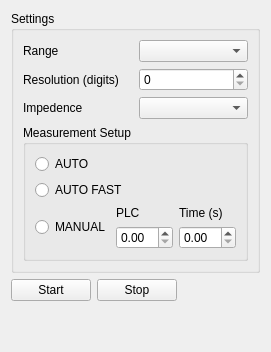
      <widget class="QWidget" name="dcv_tab">
       <property name="enabled">
        <bool>true</bool>
       </property>
       <attribute name="title">
        <string>DCV</string>
       </attribute>
       <layout class="QVBoxLayout" name="verticalLayout_4">
        <item>
         <widget class="QGroupBox" name="dcv_sett_groupbox">
          <property name="title">
           <string>Settings</string>
          </property>
          <layout class="QVBoxLayout" name="verticalLayout_5">
           <item>
            <layout class="QHBoxLayout" name="horizontalLayout_6">
             <item>
              <widget class="QLabel" name="label_2">
               <property name="text">
                <string>Range</string>
               </property>
              </widget>
             </item>
             <item>
              <widget class="QComboBox" name="dcv_range_combobox"/>
             </item>
            </layout>
           </item>
           <item>
            <layout class="QHBoxLayout" name="horizontalLayout_7">
             <item>
              <widget class="QLabel" name="label_3">
               <property name="text">
                <string>Resolution (digits)</string>
               </property>
              </widget>
             </item>
             <item>
              <widget class="QSpinBox" name="dcv_resol_spinbox"/>
             </item>
            </layout>
           </item>
           <item>
            <layout class="QHBoxLayout" name="horizontalLayout_8">
             <item>
              <widget class="QLabel" name="label_4">
               <property name="text">
                <string>Impedence</string>
               </property>
              </widget>
             </item>
             <item>
              <widget class="QComboBox" name="dcv_imp_combobox"/>
             </item>
            </layout>
           </item>
           <item>
            <widget class="QGroupBox" name="dcv_meas_groupbox">
             <property name="title">
              <string>Measurement Setup</string>
             </property>
             <layout class="QVBoxLayout" name="verticalLayout_6">
              <item>
               <widget class="QRadioButton" name="dcv_auto_radiobutton">
                <property name="text">
                 <string>AUTO</string>
                </property>
               </widget>
              </item>
              <item>
               <widget class="QRadioButton" name="dcv_autofast_radiobutton">
                <property name="text">
                 <string>AUTO FAST</string>
                </property>
               </widget>
              </item>
              <item>
               <layout class="QHBoxLayout" name="horizontalLayout_9">
                <item>
                 <widget class="QRadioButton" name="dcv_man_radiobutton">
                  <property name="text">
                   <string>MANUAL</string>
                  </property>
                 </widget>
                </item>
                <item>
                 <layout class="QVBoxLayout" name="verticalLayout_7">
                  <item>
                   <widget class="QLabel" name="label_5">
                    <property name="text">
                     <string>PLC</string>
                    </property>
                   </widget>
                  </item>
                  <item>
                   <widget class="QDoubleSpinBox" name="dcv_plc_spinbox"/>
                  </item>
                 </layout>
                </item>
                <item>
                 <layout class="QVBoxLayout" name="verticalLayout_8">
                  <item>
                   <widget class="QLabel" name="label_6">
                    <property name="text">
                     <string>Time (s)</string>
                    </property>
                   </widget>
                  </item>
                  <item>
                   <widget class="QDoubleSpinBox" name="dcv_time_spinbox"/>
                  </item>
                 </layout>
                </item>
               </layout>
              </item>
             </layout>
            </widget>
           </item>
          </layout>
         </widget>
        </item>
        <item>
         <layout class="QHBoxLayout" name="horizontalLayout_4">
          <item>
           <widget class="QPushButton" name="dcv_start_pushbutton">
            <property name="text">
             <string>Start</string>
            </property>
           </widget>
          </item>
          <item>
           <widget class="QPushButton" name="dcv_stop_pushbutton">
            <property name="text">
             <string>Stop</string>
            </property>
           </widget>
          </item>
          <item>
           <spacer name="horizontalSpacer_3">
            <property name="orientation">
             <enum>Qt::Horizontal</enum>
            </property>
            <property name="sizeHint" stdset="0">
             <size>
              <width>40</width>
              <height>20</height>
             </size>
            </property>
           </spacer>
          </item>
         </layout>
        </item>
        <item>
         <spacer name="verticalSpacer_2">
          <property name="orientation">
           <enum>Qt::Vertical</enum>
          </property>
          <property name="sizeHint" stdset="0">
           <size>
            <width>20</width>
            <height>40</height>
           </size>
          </property>
         </spacer>
        </item>
       </layout>
      </widget>
